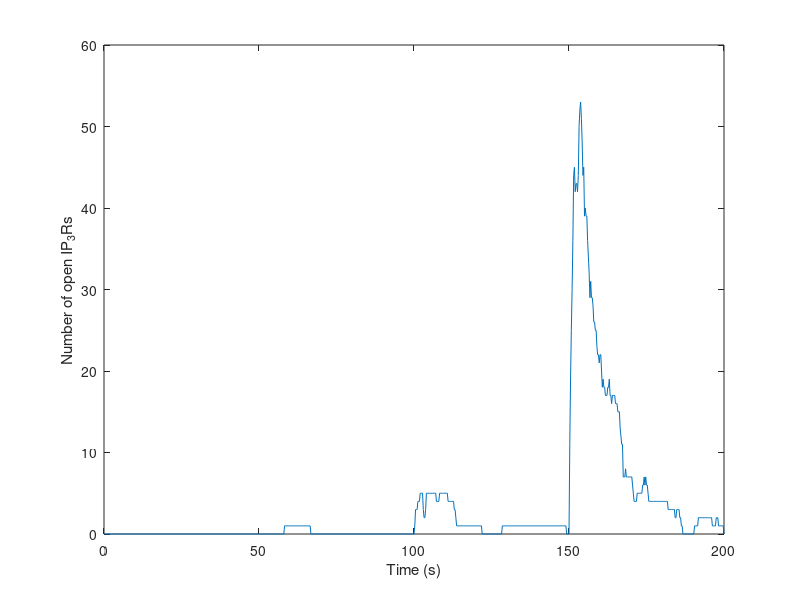
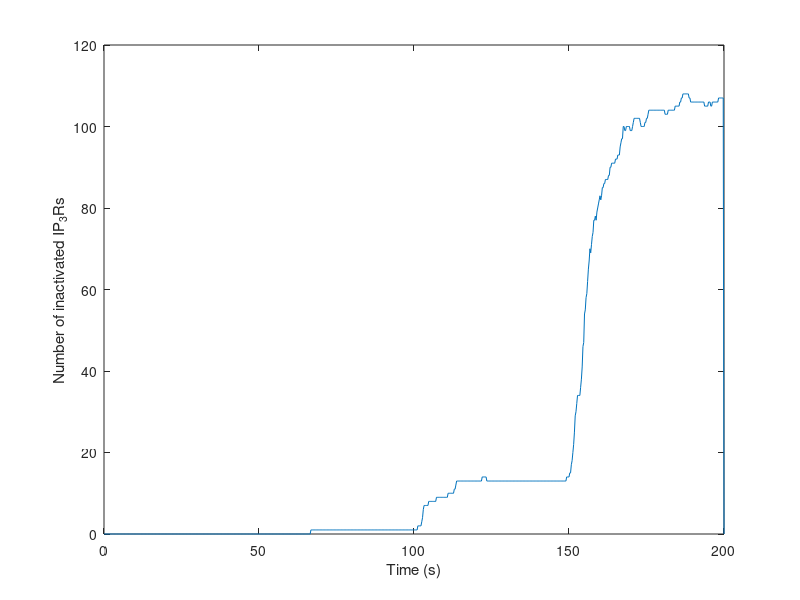
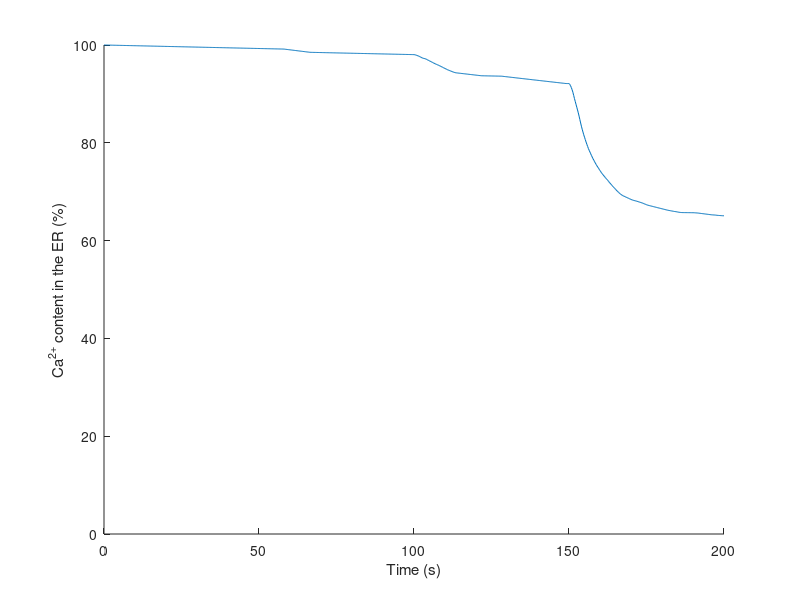

Write the MATLAB code that produced these figures, in order. (Note: this script raises an error after producing the figures.)
%Minimalist model for quantal release (ROD). R->O, O->D and D->R are stochastic.
clear
clc

%Kinetic constants of ROD transitions
K=[0.4,0.2,0.004] ;
k1=K(1,1);
k2=K(1,2);
k3=K(1,3);
%Parameters of calcium evolution
krel=40;
b=0.0000045;
%Values for one cell (to get fast simulations)
Rt=49164;

%Number of tetraliganded receptors for 60, 120 and 220 nM IP3
N1=Rt*(60/(60+794))^4;
N2=Rt*(120/(120+794))^4;
N3=Rt*(220/(220+794))^4;

N=[0, 0, N1, N2, N3];

%Numeric parameters
dt=1/(max(K))/200 %Time step
tf=200; %End time
dtsave=1/K(2)/20;
tsave(:,1)=0:dtsave:tf; % Time vector for saving data
%Matrix for saving data 
Osave=zeros(1/dtsave*tf+1,1);
Rs=ones(size(Osave,1),1);
Os=zeros(size(Osave,1),1);
Ds=zeros(size(Osave,1),1);

for i=1:4 %Number of pulses
 for j=N(i)+1:N(i+1) %Select each IP3R bound to IP3
        t=(i-1)*tf/4;
        nsave=(size(Osave,1)-1)/4*(i-1)+1;
        R=1;
        O=0;
        D=0;
        
        
        for step=1/dt*tf/4*(i-1)+1:1/dt*tf %For each time step        
            if R==1 
                PDR=k1*dt;
                Pnothing=1-PDR;
                if rand < PDR
                    R=0;
                    O=1;
                    to=t;
                end
            elseif O==1
                
                PDR=k2*dt;
                Pnothing=1-PDR;
                if rand < PDR
                    O=0;
                    D=1;
                    td=t;
                end
            elseif D==1 
                PDR=k3*dt;
                Pnothing=1-PDR;
                if rand < PDR
                    R=1;
                    D=0;
                    tr=t;
                end
            end
            t=t+dt;
            
            if (t-tsave(nsave))>dtsave
                nsave=nsave+1;
                Rs(nsave,1)=Rs(nsave,1)+R;
                Os(nsave,1)=Os(nsave,1)+O;
                Ds(nsave,1)=Ds(nsave,1)+D;
            end
        end
    end
end

figure(1)
plot(tsave, sum(Os,2))
hold on
xlabel('Time (s)')
ylabel('Number of open IP_{3}Rs')
figure(2)
plot(tsave, sum(Ds,2))
hold on
xlabel('Time (s)')
ylabel('Number of inactivated IP_{3}Rs')

R4=sum(Os,2);
t=tsave;
figure(3)
hold on

cf=0.1;   
cf(1)=500;

 for i=2:size(R4)
     tt(i)=t(i);
       cf(i)=exp(-krel*(b+R4(i)/Rt)*(t(i)-t(i-1))+log(cf(i-1)-0.22))+0.22   ;
 end
  
    cf=(100-20)*(cf./5/100)+20;
    
    plot(tt, cf)
    axis ([0 200 0 100])
    xlabel('Time (s)')
    ylabel('Ca^{2+} content in the ER (%)')
    
    %to save data
    tt2=tt.'; 
    ccf=cf.';
  
    T1 = table(tt2,ccf,'VariableNames',{ 'time', 'calcium'});
    writetable(T1, 'calcium.txt');
   
    T2=table(t,sum(Os,2),'VariableNames',{ 'time', 'open_rec'});
    writetable(T2, 'open.txt');
    
    T3=table(t,sum(Ds,2),'VariableNames',{ 'time', 'inact_rec'});
    writetable(T3, 'inact.txt');
    
 
  


 

    



   


